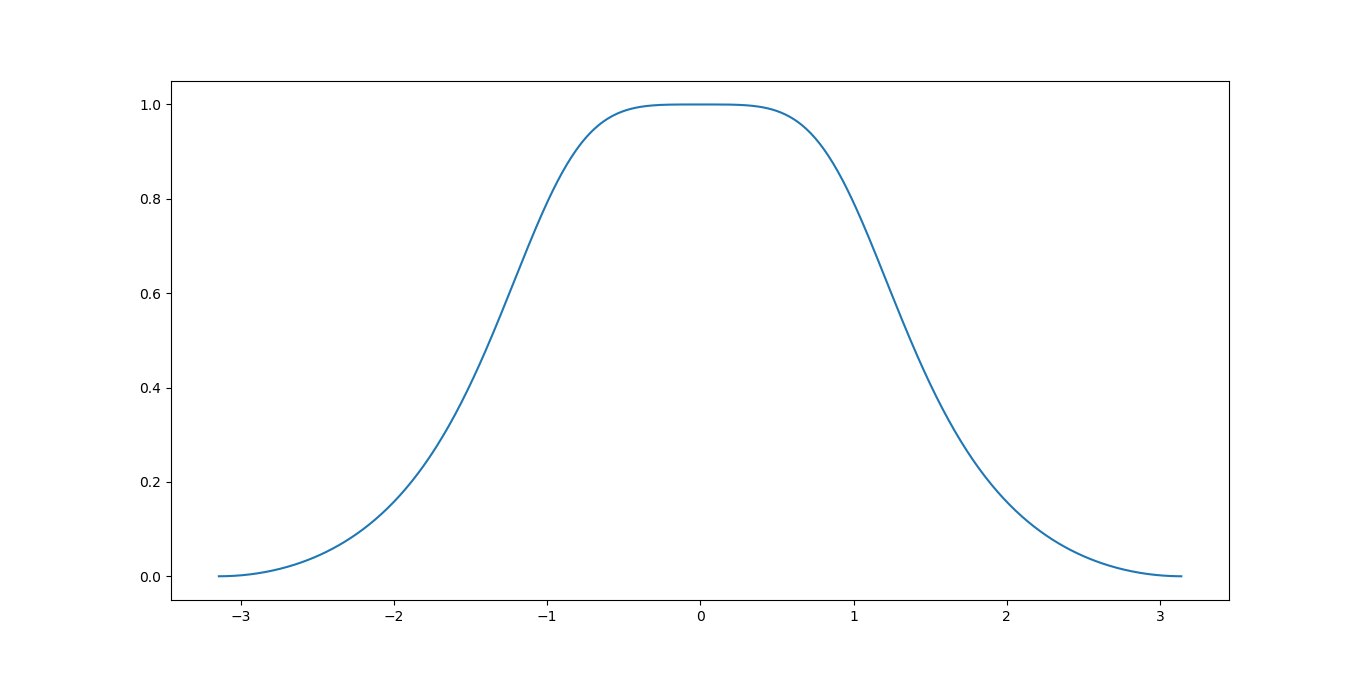

Write Python code to recreate this figure.
import numpy as np
import matplotlib.pyplot as plt
import cmath as cm
T=0.1 #sec
w_p=0.35*np.pi
w_s=0.7*np.pi
del_p=0.6
del_s=0.1
x=np.tan(w_p/2)
omega_p=(2*x)/T
y=np.tan(w_s/2)
omega_s=(2*y)/T
print "omega_p=",omega_p
print "omega_s=",omega_s
x1=(del_s**-2)-1
x2=(del_p**-2)-1
x3=np.sqrt(x1/x2)
x4=np.log(x3)
x5=np.log(omega_s/omega_p)
x6=x4/x5
x7=np.abs(x6)
N=np.ceil(x7)
print "original order=",x7
print "order=",N
y1=x1**(0.5/N)
omega_c=omega_s/y1
print "omega_c=",omega_c
k=N/2
p1=(2*k-1)*0.25
b_k=2*np.sin(p1*np.pi)
print b_k
j=cm.sqrt(-1)
#w=np.arange(0,np.pi,0.01)
w=np.arange(-np.pi,np.pi,0.01)
z=np.exp(j*w)
s=(2*(z-1))/((z+1)*T)
print s
p2=((s**2)+(b_k*s*omega_c)+(omega_c**2))
h_z=omega_c**2/p2
plt.plot(w,np.abs(h_z))
plt.show()
